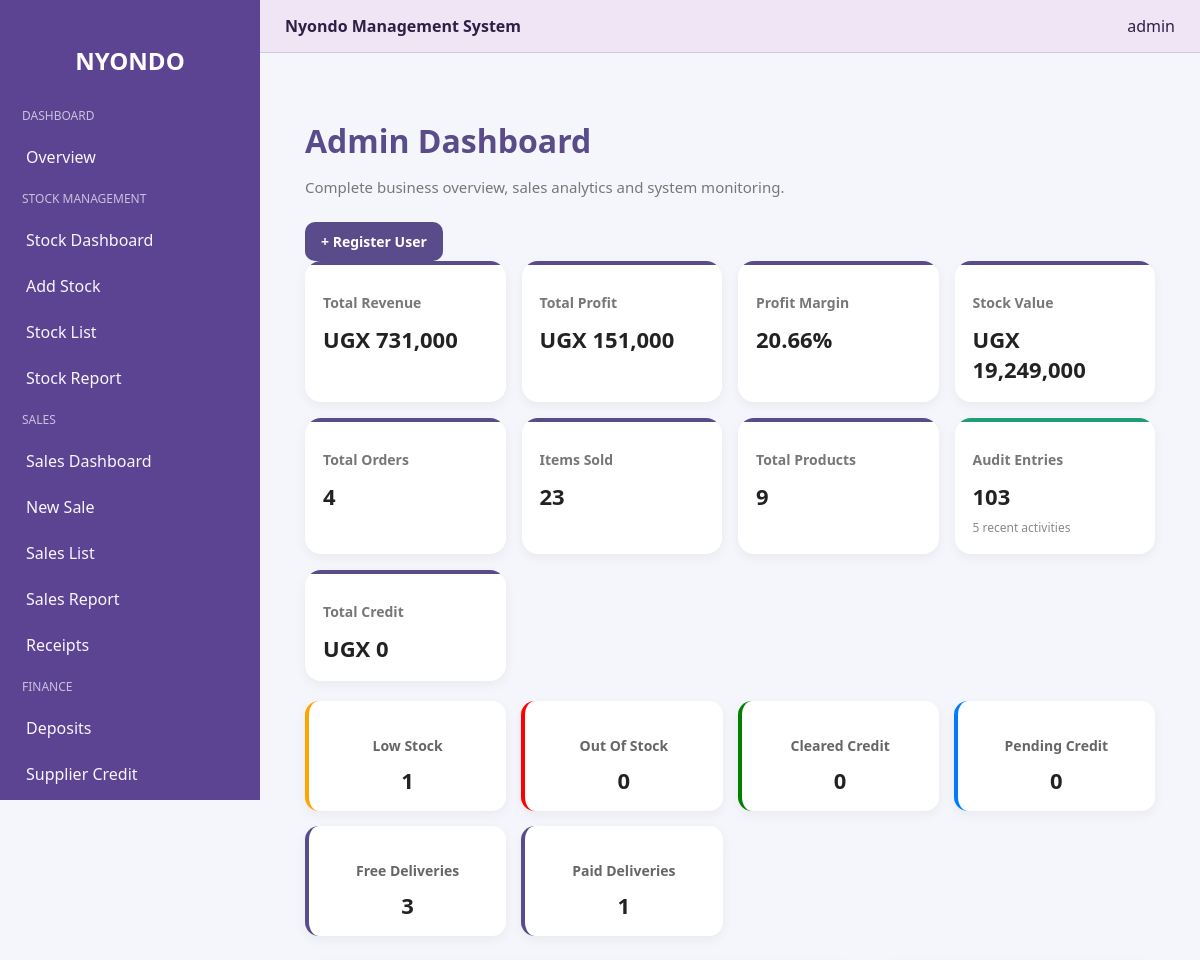
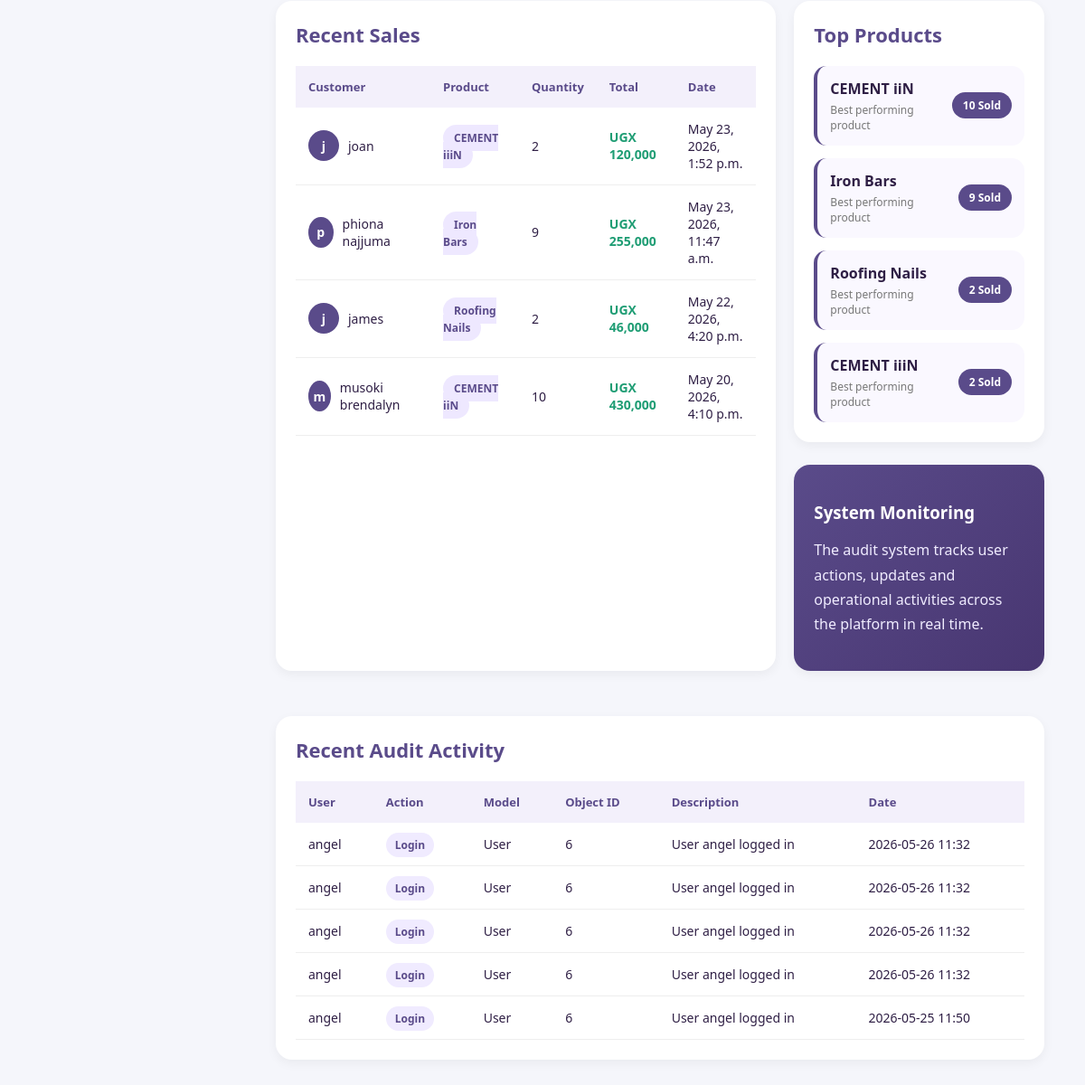
Page /admin_dashboard/ (signed in) on the earlier database version (2 pictures, top to bottom).
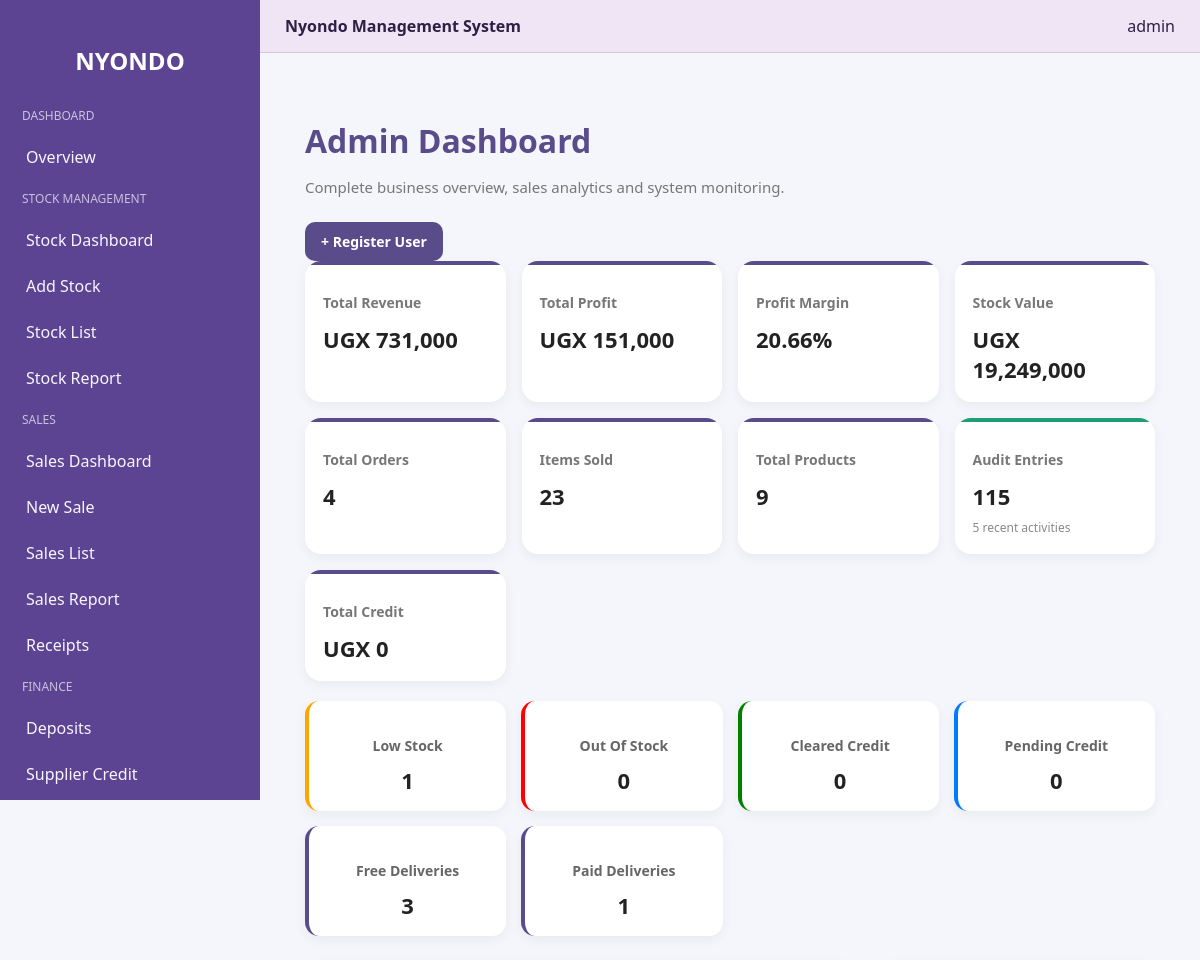
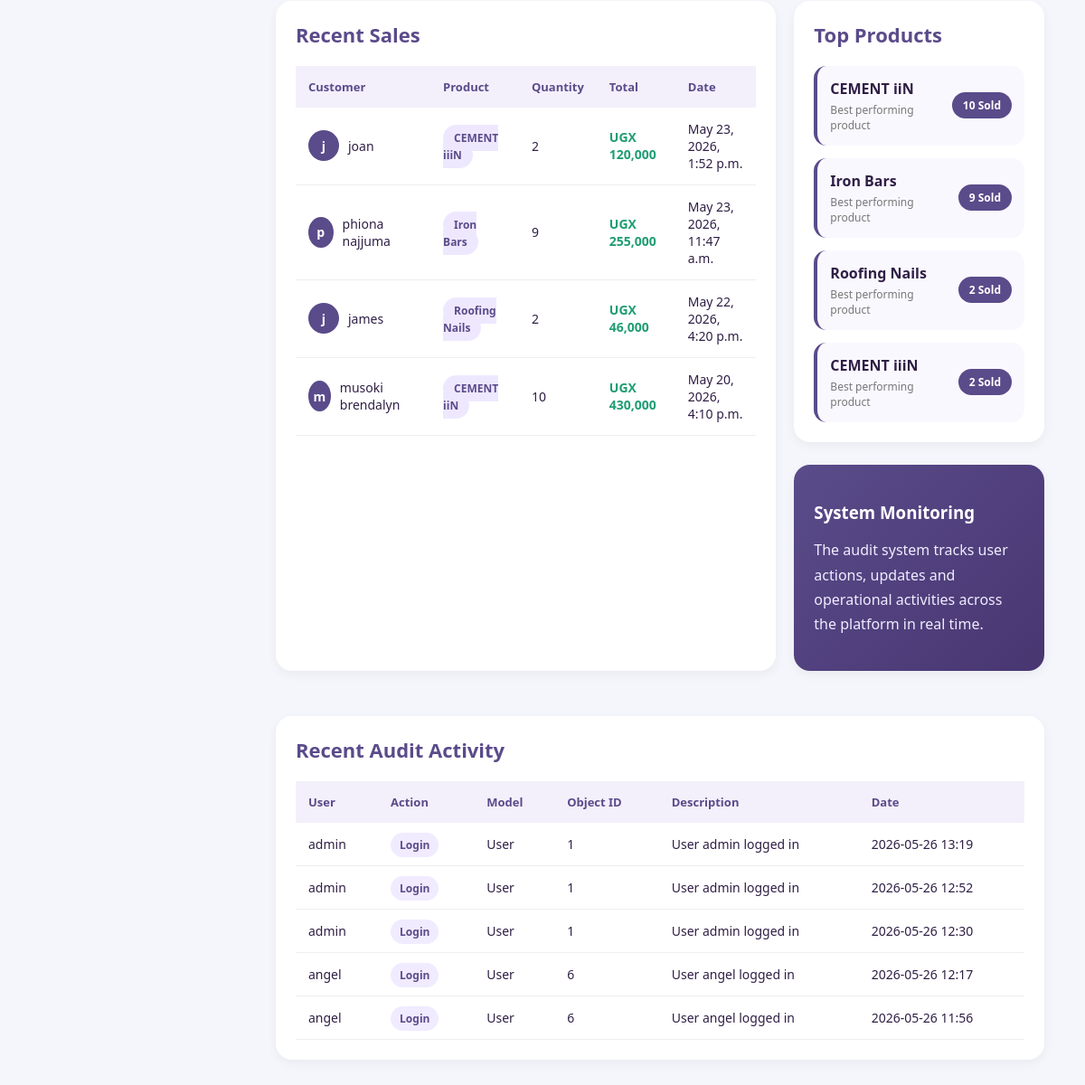
Same page on the later database version (2 pictures, top to bottom).
### nyondo_app/models.py (models this page shows, shortened)
class Sales(models.Model):
    customer_name = models.CharField(max_length=100)
    customer_phone = models.CharField(max_length=15)
    product = models.ForeignKey(Stock, on_delete=models.PROTECT)
    quantity = models.PositiveIntegerField()
    unit_price = models.DecimalField(max_digits=12, decimal_places=2)
    distance_km = models.PositiveIntegerField(default=0)
    PAYMENT_STATUS = [
        ("Paid", "Paid"),
        ("Pending", "Pending"),
    ]
    payment_status = models.CharField(max_length=20, choices=PAYMENT_STATUS)
    sale_date = models.DateTimeField(auto_now_add=True)
    receipt_no = models.CharField(max_length=20, unique=True, blank=True, editable=False)
    is_voided = models.BooleanField(default=False)
    void_reason = models.TextField(blank=True)
    voided_at = models.DateTimeField(blank=True, null=True)
    voided_by = models.ForeignKey(
        User,
        on_delete=models.SET_NULL,
        blank=True,
        null=True,
        related_name="voided_sales",
    )
    @property
    def total_amount(self):
        return self.quantity * self.unit_price
    @property
    def transport_charge(self):
        if self.distance_km <= 10 and self.total_amount >= 500000:
            return 0
        return 30000
    @property
    def final_total(self):
        return self.total_amount + self.transport_charge

class Stock(models.Model):
    CATEGORY_CHOICES = [
        ("Cement", "Cement"),
        ("Iron Bars", "Iron Bars"),
        ("Nails", "Nails"),
        ("Iron Sheets", "Iron Sheets"),
        ("Wire Mesh", "Wire Mesh"),
        ("Barbed Wire", "Barbed Wire"),
        ("Wheelbarrows", "Wheelbarrows"),
        ("Other", "Other"),
    ]
    product_name = models.CharField(max_length=100)
    category = models.CharField(max_length=50, choices=CATEGORY_CHOICES)
    quantity = models.PositiveIntegerField()
    reorder_level = models.PositiveIntegerField(default=5)
    buying_price = models.DecimalField(max_digits=12, decimal_places=2)
    selling_price = models.DecimalField(max_digits=12, decimal_places=2)
    supplier_name = models.CharField(max_length=100)
    description = models.TextField(blank=True, null=True)
    date_added = models.DateTimeField(auto_now_add=True)
    updated_at = models.DateTimeField(auto_now=True)
    @classmethod
    def low_stock_items(cls):
        return cls.objects.filter(quantity__lte=F("reorder_level")).order_by("quantity")

class AuditLog(models.Model):
    ACTION_TYPES = [
        ("LOGIN", "Login"),
        ("LOGOUT", "Logout"),
        ("CREATE", "Create"),
        ("UPDATE", "Update"),
        ("DELETE", "Delete"),
        ("SALE", "Sale"),
        ("STOCK", "Stock"),
        ("CREDIT", "Credit"),
        ("DEPOSIT", "Deposit"),
        ("VOID", "Void"),
    ]
    user = models.ForeignKey(
        User,
        on_delete=models.SET_NULL,
        null=True,
        blank=True
    )
    action = models.CharField(
        max_length=20,
        choices=ACTION_TYPES
    )
    model_name = models.CharField(max_length=50, blank=True, null=True)
    object_id = models.CharField(max_length=50, blank=True, null=True)
    description = models.TextField()
    timestamp = models.DateTimeField(auto_now_add=True)

### nyondo_app/views.py (the view)
# urls.py: path('admin_dashboard/', views.admin_dashboard, name='admin_dashboard'),
@login_required
def admin_dashboard(request):
    if not request.user.is_superuser:
        messages.error(request, "Access denied. Admin privileges required.")
        return redirect("login")
    sales = Sales.objects.select_related("product").filter(is_voided=False)
    total_revenue = sales.aggregate(
        total=Sum(ExpressionWrapper(F("quantity") * F("unit_price"), output_field=DecimalField()))
    )["total"] or 0
    total_profit = sales.aggregate(
        total=Sum(ExpressionWrapper((F("unit_price") - F("product__buying_price")) * F("quantity"), output_field=DecimalField()))
    )["total"] or 0
    total_orders = sales.count()
    total_items_sold = sales.aggregate(total=Sum("quantity"))["total"] or 0
    stock_value = Stock.objects.aggregate(
        total=Sum(ExpressionWrapper(F("quantity") * F("selling_price"), output_field=DecimalField()))
    )["total"] or 0
    total_products = Stock.objects.count()
    low_stock = Stock.objects.filter(quantity__lte=10, quantity__gt=0).count()
    out_of_stock = Stock.objects.filter(quantity=0).count()
    try:
        low_stock_alert = get_low_stock_notification()
        if low_stock_alert.get("low_stock_alert_count"):
            messages.warning(request, low_stock_alert["low_stock_alert_message"])
        alert_items = low_stock_alert.get("low_stock_alert_items", [])
        alert_count = low_stock_alert.get("low_stock_alert_count", 0)
        alert_msg = low_stock_alert.get("low_stock_alert_message", "")
    except NameError:
        alert_items, alert_count, alert_msg = [], 0, ""
    total_credit = SupplierCredit.objects.aggregate(total=Sum("balance"))["total"] or 0
    pending_credit = SupplierCredit.objects.filter(status="Pending").count()
    cleared_credit = SupplierCredit.objects.filter(status="Cleared").count()
    total_deposits = DepositScheme.objects.aggregate(total=Sum("amount_deposited"))["total"] or 0
    pending_deposits = DepositScheme.objects.filter(amount_deposited__lt=F("unit_price") * F("quantity")).count()
    completed_deposits = DepositScheme.objects.filter(amount_deposited__gte=F("unit_price") * F("quantity")).count()
    free_deliveries = Sales.objects.filter(is_voided=False, distance_km__lte=10).count()
    charged_deliveries = Sales.objects.filter(is_voided=False, distance_km__gt=10).count()
    recent_sales = sales.order_by("-sale_date")[:10]
    top_products = sales.values("product__product_name").annotate(total_sold=Sum("quantity")).order_by("-total_sold")[:5]
    audit_count = AuditLog.objects.count()
    recent_audits = AuditLog.objects.select_related("user").order_by("-timestamp")[:5]
    profit_margin = (total_profit / total_revenue * 100) if total_revenue else 0
    return render(request, "nyondo/admin_dashboard.html", {
        "total_revenue": total_revenue,
        "total_profit": total_profit,
        "profit_margin": round(profit_margin, 2),
        "total_orders": total_orders,
        "total_items_sold": total_items_sold,
        "stock_value": stock_value,
        "total_products": total_products,
        "low_stock": low_stock,
        "out_of_stock": out_of_stock,
        "low_stock_alert_items": alert_items,
        "low_stock_alert_count": alert_count,
        "low_stock_alert_message": alert_msg,
        "total_credit": total_credit,
        "pending_credit": pending_credit,
        "cleared_credit": cleared_credit,
        "total_deposits": total_deposits,
        "pending_deposits": pending_deposits,
        "completed_deposits": completed_deposits,
        "free_deliveries": free_deliveries,
        "charged_deliveries": charged_deliveries,
        "audit_count": audit_count,
        "recent_audits": recent_audits,
        "recent_sales": recent_sales,
        "top_products": top_products,
    })

### nyondo_app/views.py (called while the page is built)
def get_low_stock_notification():
    low_items = Stock.low_stock_items()
    count = low_items.count()
    return {
        "low_stock_alert_items": low_items,
        "low_stock_alert_count": count,
        "low_stock_alert_message": (
            f"{count} product{'s' if count != 1 else ''} are at or below reorder level"
            if count else "All stock levels are healthy"
        ),
    }

### nyondo_app/templates/nyondo/admin_dashboard.html (shortened to what the changed rows need)
{% extends "nyondo/base.html" %}
{% load static %}
{% load humanize %}
{% block content %}
<div class="dashboard-container">
    <div class="dashboard-header">
        <div>
            <h1>Admin Dashboard</h1>
        </div>
    </div>
    <div class="stats-grid">
        <div class="stat-card">
            <h2>UGX {{ total_revenue|floatformat:0|intcomma }}</h2>
        </div>
        <div class="stat-card">
            <h2>UGX {{ total_profit|floatformat:0|intcomma }}</h2>
        </div>
        <div class="stat-card">
            <h2>{{ profit_margin }}%</h2>
        </div>
        <div class="stat-card">
            <h2>UGX {{ stock_value|floatformat:0|intcomma }}</h2>
        </div>
        <div class="stat-card">
            <h2>{{ total_orders }}</h2>
        </div>
        <div class="stat-card">
            <h2>{{ total_items_sold }}</h2>
        </div>
        <div class="stat-card">
            <h2>{{ total_products }}</h2>
        </div>
        <div class="stat-card audit-card">
            <h3>Audit Entries</h3>
            <h2>{{ audit_count }}</h2>
            <small>{{ recent_audits.count }} recent activities</small>
        </div>
        <div class="stat-card">
            <h2>UGX {{ total_credit|floatformat:0|intcomma }}</h2>
        </div>
    </div>
    <div class="mini-grid">
        <div class="mini-card warning">
            <h2>{{ low_stock }}</h2>
        </div>
        <div class="mini-card danger">
            <h2>{{ out_of_stock }}</h2>
        </div>
        <div class="mini-card success">
            <h2>{{ cleared_credit }}</h2>
        </div>
        <div class="mini-card pending">
            <h2>{{ pending_credit }}</h2>
        </div>
        <div class="mini-card">
            <h2>{{ free_deliveries }}</h2>
        </div>
        <div class="mini-card">
            <h2>{{ charged_deliveries }}</h2>
        </div>
    </div>
    <div class="content-grid">
        <div class="table-section">
            <div class="section-header">
                <h2>Recent Sales</h2>
            </div>
            <div class="table-wrapper">
                <table>
                    <thead>
                        <tr>
                            <th>Customer</th>
                            <th>Product</th>
                            <th>Quantity</th>
                            <th>Total</th>
                            <th>Date</th>
                        </tr>
                    </thead>
                    <tbody>
                        {% for sale in recent_sales %}
                        <tr>
                            <td>
                                <div class="customer-info">
                                    <div class="avatar">
                                        {{ sale.customer_name|slice:":1" }}
                                    </div>
                                    <span>
                                        {{ sale.customer_name }}
                                    </span>
                                </div>
                            </td>
                            <td>
                                <span class="badge">
                                    {{ sale.product.product_name }}
                                </span>
                            </td>
                            <td>{{ sale.quantity }}</td>
                            <td class="amount">
                                UGX {{ sale.final_total|floatformat:0|intcomma }}
                            </td>
                            <td>{{ sale.sale_date }}</td>
                        </tr>
                        {% endfor %}
                    </tbody>
                </table>
            </div>
        </div>
        <div class="side-panel">
            <div class="panel-card">
                <div class="section-header">
                    <h2>Top Products</h2>
                </div>
                <div class="products-list">
                    {% for product in top_products %}
                    <div class="product-item">
                        <div>
                            <strong>
                                {{ product.product__product_name }}
                            </strong>
                            <p>
                                Best performing product
                            </p>
                        </div>
                        <span class="sold-badge">
                            {{ product.total_sold }} Sold
                        </span>
                    </div>
                    {% empty %}
                    <p class="no-data">
                        No products available.
                    </p>
                    {% endfor %}
                </div>
            </div>
        </div>
    </div>
    <div class="table-section">
        <div class="section-header">
            <h2>Recent Audit Activity</h2>
        </div>
        <div class="table-wrapper">
            <table>
                <thead>
                    <tr>
                        <th>User</th>
                        <th>Action</th>
                        <th>Model</th>
                        <th>Object ID</th>
                        <th>Description</th>
                        <th>Date</th>
                    </tr>
                </thead>
                <tbody>
                    {% for log in recent_audits %}
                    <tr>
                        <td>{{ log.user.username|default:"System" }}</td>
                        <td>
                            <span class="action-badge">
                                {{ log.get_action_display }}
                            </span>
                        </td>
                        <td>{{ log.model_name|default:"N/A" }}</td>
                        <td>{{ log.object_id|default:"-" }}</td>
                        <td>{{ log.description }}</td>
                        <td>{{ log.timestamp|date:"Y-m-d H:i" }}</td>
                    </tr>
                    {% endfor %}
                </tbody>
            </table>
        </div>
    </div>
</div>
<link rel="stylesheet" href="{% static 'nyondo_app/css/nyondo/admin_dashboard.css' %}">
{% endblock %}

Differences in the rows shown:
no longer on this page (row unchanged): AuditLog: user.username "angel", action "Login", model_name "User", object_id "6", description "User angel logged in", timestamp "2026-05-26 11:32"
no longer on this page (row unchanged): AuditLog: user.username "angel", action "Login", model_name "User", object_id "6", description "User angel logged in", timestamp "2026-05-26 11:32"
no longer on this page (row unchanged): AuditLog: user.username "angel", action "Login", model_name "User", object_id "6", description "User angel logged in", timestamp "2026-05-26 11:32"
no longer on this page (row unchanged): AuditLog: user.username "angel", action "Login", model_name "User", object_id "6", description "User angel logged in", timestamp "2026-05-26 11:32"
no longer on this page (row unchanged): AuditLog: user.username "angel", action "Login", model_name "User", object_id "6", description "User angel logged in", timestamp "2026-05-25 11:50"
added AuditLog: user.username "admin", action "Login", model_name "User", object_id "1", description "User admin logged in", timestamp "2026-05-26 13:19"
added AuditLog: user.username "admin", action "Login", model_name "User", object_id "1", description "User admin logged in", timestamp "2026-05-26 12:52"
added AuditLog: user.username "admin", action "Login", model_name "User", object_id "1", description "User admin logged in", timestamp "2026-05-26 12:30"
added AuditLog: user.username "angel", action "Login", model_name "User", object_id "6", description "User angel logged in", timestamp "2026-05-26 12:17"
added AuditLog: user.username "angel", action "Login", model_name "User", object_id "6", description "User angel logged in", timestamp "2026-05-26 11:56"
Other differences:
{{ audit_count }}: "103" → "115"
